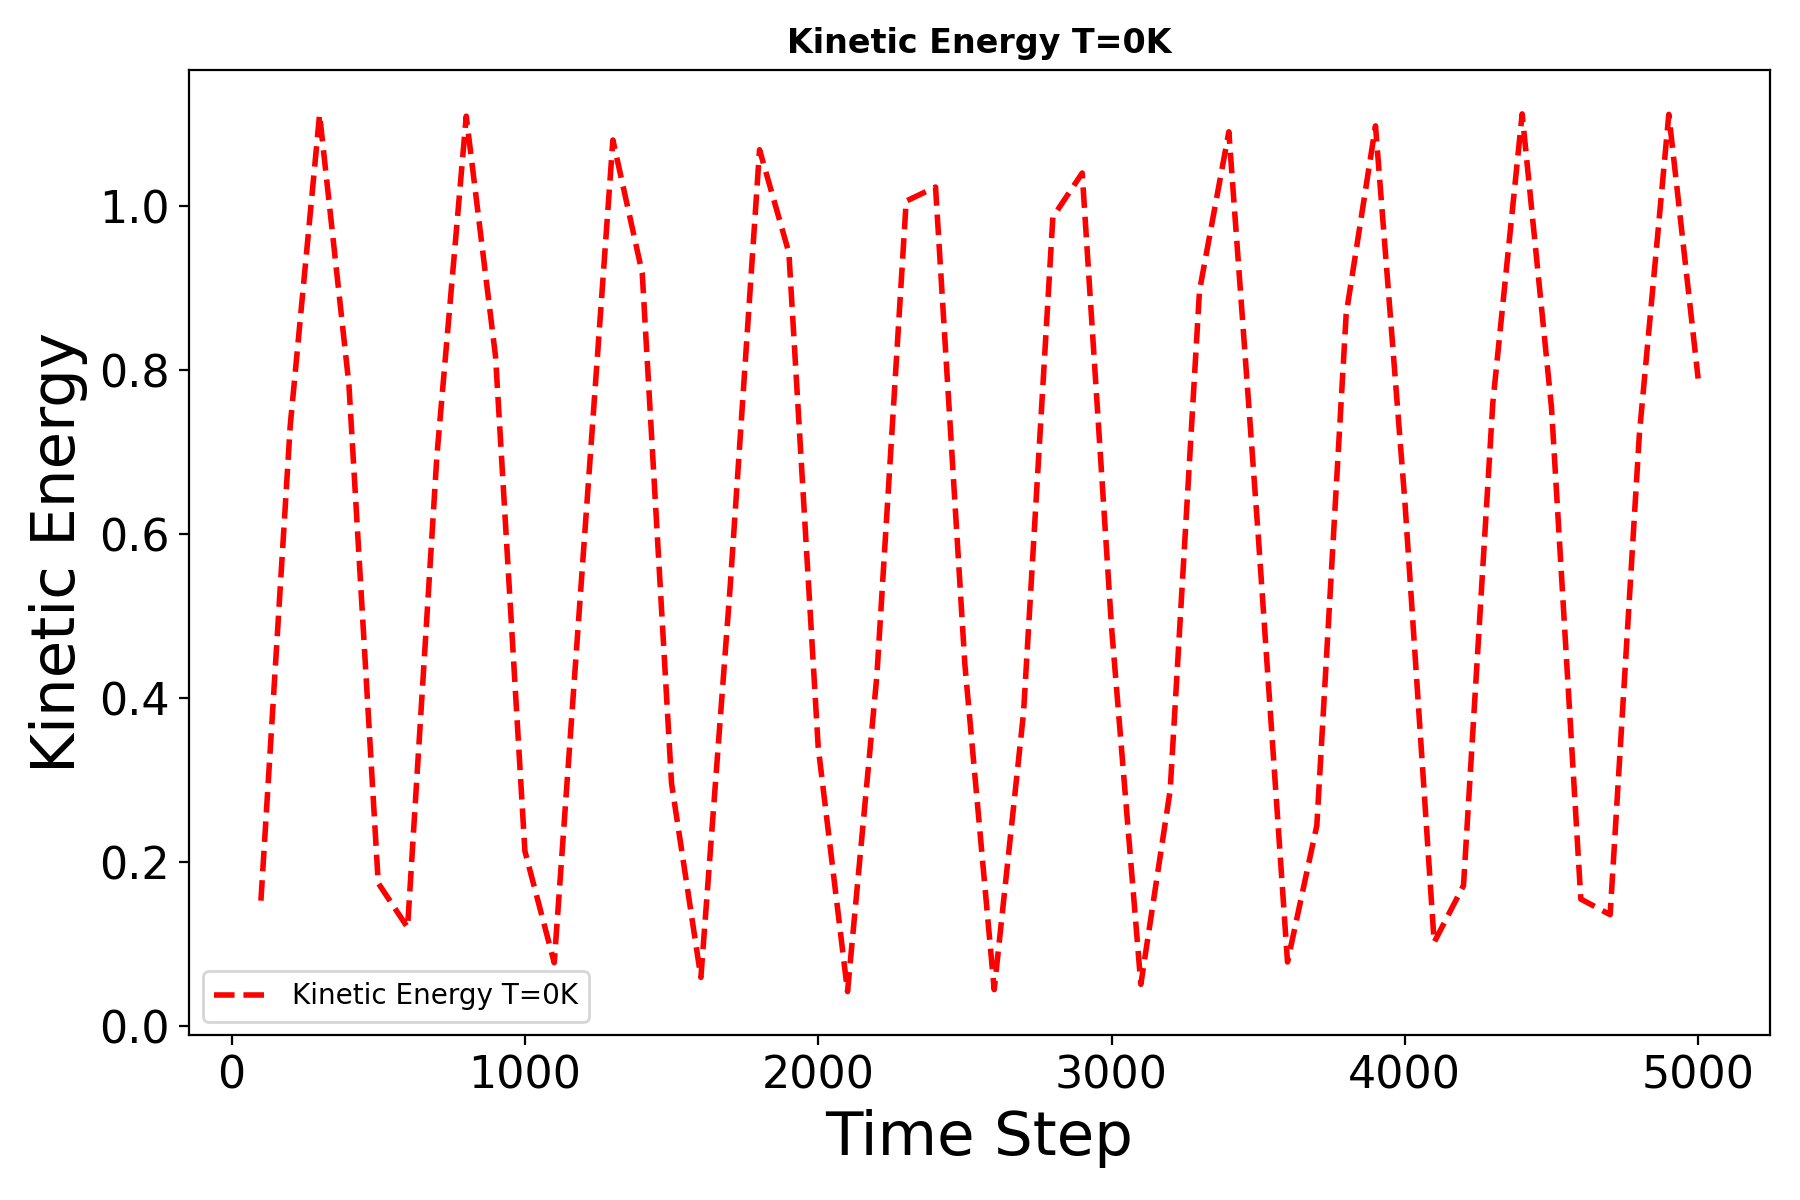

This figure's Python source:
import numpy as np
import matplotlib.pylab as plt


data = np.loadtxt('ke.txt')
x=data[:,0]
p= data[:,1]
plt.figure(figsize=(9,6))

plt.plot(x,p, 'r--' , LineWidth = 2)
plt.xlabel("Time Step",fontsize=22,) 
plt.ylabel("Kinetic Energy",fontsize=22)

plt.xticks(fontsize=16);  plt.yticks(fontsize=16)
plt.ticklabel_format(axis='y', style='sci', scilimits=(0, 4))

plt.tight_layout()



plt.title('Kinetic Energy T=0K',fontweight="bold")
plt.legend(['Kinetic Energy T=0K'])
plt.show()
